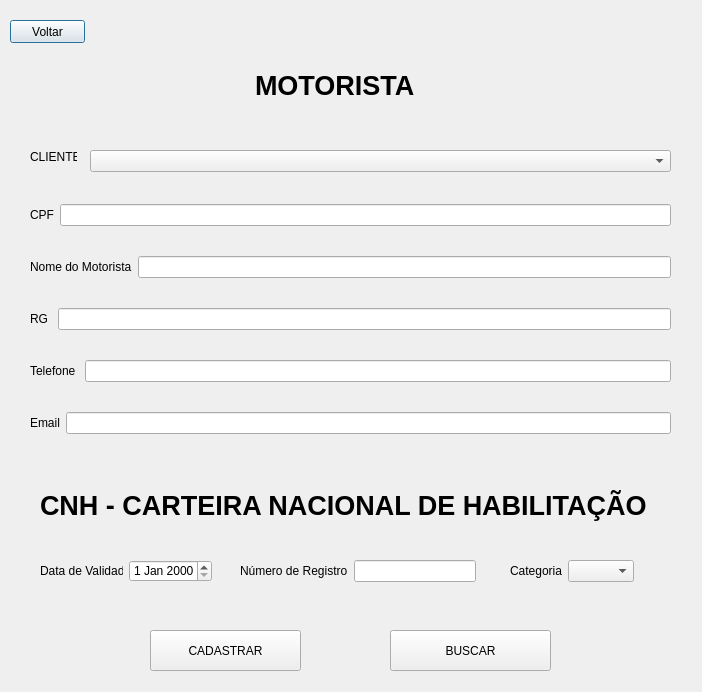
<?xml version="1.0" encoding="UTF-8"?>
<ui version="4.0">
 <class>TelaInicioMotorista</class>
 <widget class="QDialog" name="TelaInicioMotorista">
  <property name="geometry">
   <rect>
    <x>0</x>
    <y>0</y>
    <width>702</width>
    <height>692</height>
   </rect>
  </property>
  <property name="windowTitle">
   <string>Dialog</string>
  </property>
  <widget class="QPushButton" name="Voltar">
   <property name="geometry">
    <rect>
     <x>10</x>
     <y>20</y>
     <width>75</width>
     <height>23</height>
    </rect>
   </property>
   <property name="text">
    <string>Voltar</string>
   </property>
  </widget>
  <widget class="QPushButton" name="Incluir">
   <property name="geometry">
    <rect>
     <x>150</x>
     <y>630</y>
     <width>151</width>
     <height>41</height>
    </rect>
   </property>
   <property name="text">
    <string>CADASTRAR</string>
   </property>
  </widget>
  <widget class="QPushButton" name="Listar">
   <property name="geometry">
    <rect>
     <x>390</x>
     <y>630</y>
     <width>161</width>
     <height>41</height>
    </rect>
   </property>
   <property name="text">
    <string>BUSCAR</string>
   </property>
  </widget>
  <widget class="QWidget" name="layoutWidget">
   <property name="geometry">
    <rect>
     <x>30</x>
     <y>180</y>
     <width>641</width>
     <height>281</height>
    </rect>
   </property>
   <layout class="QVBoxLayout" name="verticalLayout_2">
    <item>
     <layout class="QHBoxLayout" name="horizontalLayout_3">
      <item>
       <widget class="QLabel" name="label_3">
        <property name="text">
         <string>CPF</string>
        </property>
       </widget>
      </item>
      <item>
       <widget class="QLineEdit" name="lineEdit_CPF_Motorista"/>
      </item>
     </layout>
    </item>
    <item>
     <layout class="QHBoxLayout" name="horizontalLayout_7">
      <item>
       <widget class="QLabel" name="label_7">
        <property name="text">
         <string>Nome do Motorista</string>
        </property>
       </widget>
      </item>
      <item>
       <widget class="QLineEdit" name="lineEdit_NomeMotorista"/>
      </item>
     </layout>
    </item>
    <item>
     <layout class="QHBoxLayout" name="horizontalLayout_8">
      <item>
       <widget class="QLabel" name="label_8">
        <property name="text">
         <string>RG </string>
        </property>
       </widget>
      </item>
      <item>
       <widget class="QLineEdit" name="lineEdit_RG_Motorista"/>
      </item>
     </layout>
    </item>
    <item>
     <layout class="QHBoxLayout" name="horizontalLayout_9">
      <item>
       <widget class="QLabel" name="label_9">
        <property name="text">
         <string>Telefone </string>
        </property>
       </widget>
      </item>
      <item>
       <widget class="QLineEdit" name="lineEdit_Telefone_Motorista"/>
      </item>
     </layout>
    </item>
    <item>
     <layout class="QHBoxLayout" name="horizontalLayout_10">
      <item>
       <widget class="QLabel" name="label_10">
        <property name="text">
         <string>Email</string>
        </property>
       </widget>
      </item>
      <item>
       <widget class="QLineEdit" name="lineEdit_Email_Motorista"/>
      </item>
     </layout>
    </item>
   </layout>
  </widget>
  <widget class="QLabel" name="label_CNH">
   <property name="geometry">
    <rect>
     <x>40</x>
     <y>490</y>
     <width>631</width>
     <height>31</height>
    </rect>
   </property>
   <property name="font">
    <font>
     <family>Arial</family>
     <pointsize>20</pointsize>
     <weight>75</weight>
     <bold>true</bold>
    </font>
   </property>
   <property name="text">
    <string>CNH - CARTEIRA NACIONAL DE HABILITAÇÃO</string>
   </property>
  </widget>
  <widget class="QLabel" name="label_Motorista">
   <property name="geometry">
    <rect>
     <x>150</x>
     <y>70</y>
     <width>351</width>
     <height>31</height>
    </rect>
   </property>
   <property name="font">
    <font>
     <family>Arial</family>
     <pointsize>20</pointsize>
     <weight>75</weight>
     <bold>true</bold>
    </font>
   </property>
   <property name="text">
    <string>              MOTORISTA</string>
   </property>
  </widget>
  <widget class="QComboBox" name="comboBox_Cliente">
   <property name="geometry">
    <rect>
     <x>90</x>
     <y>150</y>
     <width>581</width>
     <height>22</height>
    </rect>
   </property>
  </widget>
  <widget class="QLabel" name="labelCliente">
   <property name="geometry">
    <rect>
     <x>30</x>
     <y>150</y>
     <width>47</width>
     <height>13</height>
    </rect>
   </property>
   <property name="text">
    <string>CLIENTE</string>
   </property>
  </widget>
  <widget class="QWidget" name="layoutWidget">
   <property name="geometry">
    <rect>
     <x>40</x>
     <y>560</y>
     <width>172</width>
     <height>22</height>
    </rect>
   </property>
   <layout class="QHBoxLayout" name="horizontalLayout">
    <item>
     <widget class="QLabel" name="label_DataValidade">
      <property name="text">
       <string>Data de Validade</string>
      </property>
     </widget>
    </item>
    <item>
     <widget class="QDateEdit" name="txtDataValidade"/>
    </item>
   </layout>
  </widget>
  <widget class="QWidget" name="layoutWidget">
   <property name="geometry">
    <rect>
     <x>510</x>
     <y>560</y>
     <width>124</width>
     <height>22</height>
    </rect>
   </property>
   <layout class="QHBoxLayout" name="horizontalLayout_4">
    <item>
     <widget class="QLabel" name="label_11">
      <property name="text">
       <string>Categoria</string>
      </property>
     </widget>
    </item>
    <item>
     <widget class="QComboBox" name="comboBox"/>
    </item>
   </layout>
  </widget>
  <widget class="QWidget" name="layoutWidget">
   <property name="geometry">
    <rect>
     <x>240</x>
     <y>560</y>
     <width>236</width>
     <height>22</height>
    </rect>
   </property>
   <layout class="QHBoxLayout" name="horizontalLayout_2">
    <item>
     <widget class="QLabel" name="label_NumeroResgistro">
      <property name="text">
       <string>Número de Registro</string>
      </property>
     </widget>
    </item>
    <item>
     <widget class="QLineEdit" name="lineEdit_NumeroRegistro"/>
    </item>
   </layout>
  </widget>
 </widget>
 <resources/>
 <connections/>
</ui>
